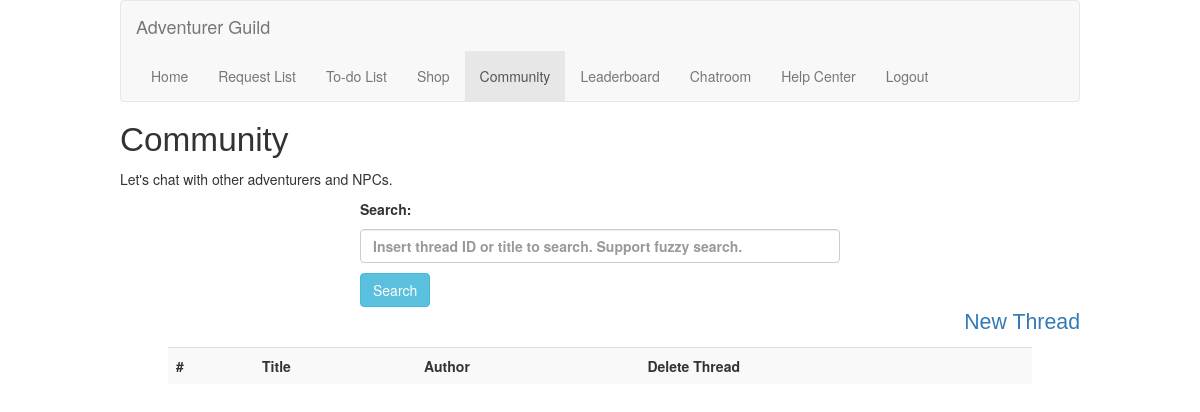
The app's page /community (signed in), older data.
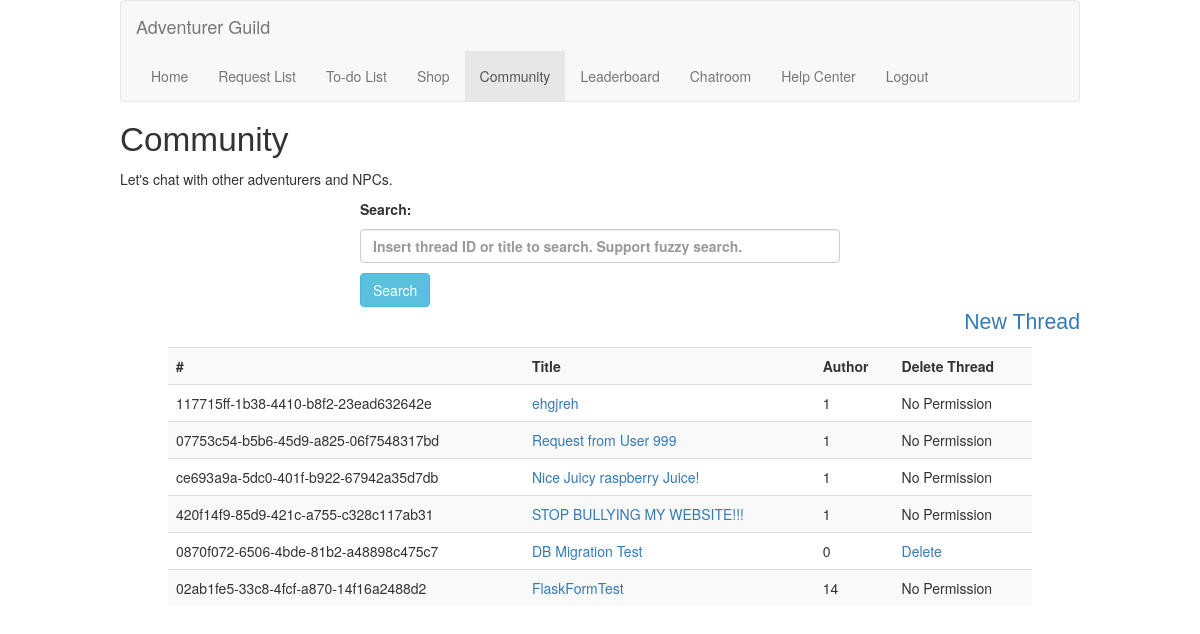
The same page, newer data.
### models/sqlmodels.py (models this page shows, shortened)
class Community(db.Model):
    __tablename__ = 'community'
    threadID = Column(Text, primary_key=True)
    title = Column(String(120), nullable=False)
    userID = Column(String(120), ForeignKey('users.userID', name='fk_community_userID'))

### routes.py (the view)
    @mainBluePrint.route("/community", methods=["GET"])
    @login_required
    def communityPage():
        userID = current_user.id # Fetch current logged in user ID
        try:
            result = Community.query.all() # Fetch all data from Community
            return render_template('community.html', result=result, userID=userID)
        except Exception as e:
            print(e) # Print error in the console
            return render_template('community.html', errmsg="Internal Error")

### routes.py (called while the page is built)
    @login_manager.user_loader
    def load_user(user_id):
        return User(user_id)

### templates/community.html (shortened to what this page needs)
{% extends 'base.html' %}
{% block content %}
    <h1 id="pageBanner">Community</h1>
    <p>Let's chat with other adventurers and NPCs.</p>
    <div id="searchBar">
        <form method="POST" action="/docommsearch">
            <p>Search: </p>
            <p><input type="text" class="form-control" id="keyword" name="keyword" placeholder="Insert thread ID or title to search. Support fuzzy search." required></p>
            <button type="submit" id="searchButton" class="btn btn-info" name="submitSearch">Search</button>
        </form>
    </div>
    <div id="new">
        <p><a href="/newthread" title="New Thread"> New Thread</a></p>
    </div>
    <table class="table table-striped listcontents">
        <tbody>
        <tr>
            <th scope="col">#</th>
            <th scope="col">Title</th>
            <th scope="col">Author</th>
            <th scope="col">Delete Thread</th>
        </tr>
        {% for resultitem in result %}
        <tr>
            <td>{{ resultitem.threadID }}</td>
            <td><a href="thread/{{resultitem.threadID}}" title="View Details">{{ resultitem.title }}</a></td>
            <td>{{ resultitem.userID }}</td>
            {% if userID|int == resultitem.userID|int %}
                <td><a href="/deletethread/{{resultitem.userID}}/{{resultitem.threadID}}" title="Delete this thread"> Delete</a></td>
            {% else %}
                <td>No Permission</td>
            {% endif %}
        </tr>
        {% endfor %}
        </tbody>
    </table>
{% endblock %}

Row changes from the older to the newer data that the page shows:
added Community: threadID "117715ff-1b38-4410-b8f2-23ead632642e", title "ehgjreh", userID "1", shows "No Permission"
added Community: threadID "07753c54-b5b6-45d9-a825-06f7548317bd", title "Request from User 999", userID "1", shows "No Permission"
added Community: threadID "ce693a9a-5dc0-401f-b922-67942a35d7db", title "Nice Juicy raspberry Juice!", userID "1", shows "No Permission"
added Community: threadID "420f14f9-85d9-421c-a755-c328c117ab31", title "STOP BULLYING MY WEBSITE!!!", userID "1", shows "No Permission"
added Community: threadID "0870f072-6506-4bde-81b2-a48898c475c7", title "DB Migration Test", userID "0"
added Community: threadID "02ab1fe5-33c8-4fcf-a870-14f16a2488d2", title "FlaskFormTest", userID "14", shows "No Permission"
